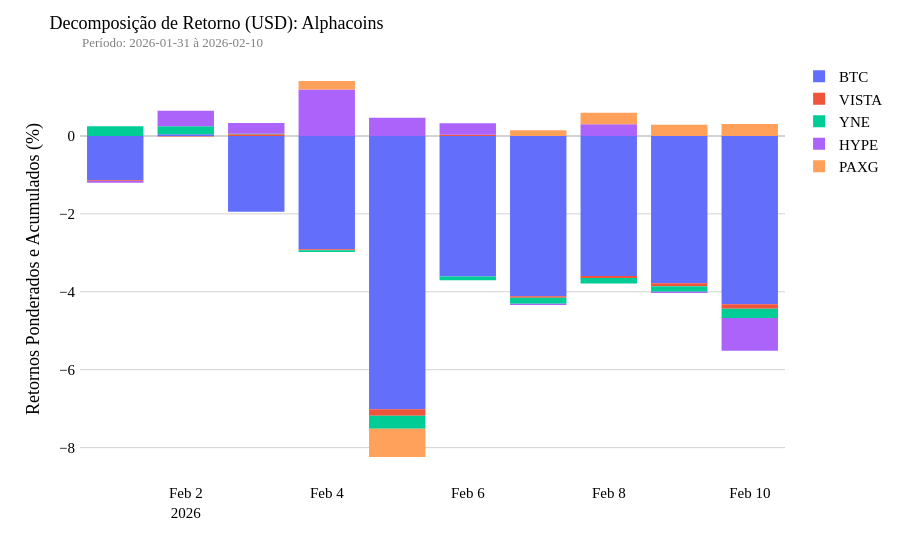

Notebook cell for this chart:
### Markdown cell above
## Low Caps

### Code cell
plot_decomposicao(inicio, fim, ac, segmentar=False, acumular=True)
plot_carteira_vs_ativos(inicio, fim, ac)
plot_ativos(inicio,fim,exc)
plot_dias_pos_neg(inicio, fim, ac, segmentar=False)

### Figure 1 — Plotly figure (JSON) as saved in the notebook; plotly's stock layout.template omitted (floating-point values rounded to 4 significant figures)
{"data": [{"hoverinfo": "y", "hoverlabel": {"bgcolor": "white", "font": {"family": "Georgia", "size": 12}}, "hovertemplate": "<b>BTC</b>: %{y:.4f}%<extra></extra>", "marker": {"line": {"width": 0}}, "name": "BTC", "showlegend": true, "type": "bar", "x": ["2026-02-01T00:00:00.000000", "2026-02-02T00:00:00.000000", "2026-02-03T00:00:00.000000", "2026-02-04T00:00:00.000000", "2026-02-05T00:00:00.000000", "2026-02-06T00:00:00.000000", "2026-02-07T00:00:00.000000", "2026-02-08T00:00:00.000000", "2026-02-09T00:00:00.000000", "2026-02-10T00:00:00.000000"], "y": [-1.136, 0.04006, -1.947, -2.906, -7.014, -3.609, -4.113, -3.596, -3.778, -4.321]}, {"hoverinfo": "y", "hoverlabel": {"bgcolor": "white", "font": {"family": "Georgia", "size": 12}}, "hovertemplate": "<b>VISTA</b>: %{y:.4f}%<extra></extra>", "marker": {"line": {"width": 0}}, "name": "VISTA", "showlegend": true, "type": "bar", "x": ["2026-02-01T00:00:00.000000", "2026-02-02T00:00:00.000000", "2026-02-03T00:00:00.000000", "2026-02-04T00:00:00.000000", "2026-02-05T00:00:00.000000", "2026-02-06T00:00:00.000000", "2026-02-07T00:00:00.000000", "2026-02-08T00:00:00.000000", "2026-02-09T00:00:00.000000", "2026-02-10T00:00:00.000000"], "y": [-0.01802, -0.01405, 0.04247, -0.02604, -0.1668, 0.03082, -0.04251, -0.05176, -0.08207, -0.1178]}, {"hoverinfo": "y", "hoverlabel": {"bgcolor": "white", "font": {"family": "Georgia", "size": 12}}, "hovertemplate": "<b>YNE</b>: %{y:.4f}%<extra></extra>", "marker": {"line": {"width": 0}}, "name": "YNE", "showlegend": true, "type": "bar", "x": ["2026-02-01T00:00:00.000000", "2026-02-02T00:00:00.000000", "2026-02-03T00:00:00.000000", "2026-02-04T00:00:00.000000", "2026-02-05T00:00:00.000000", "2026-02-06T00:00:00.000000", "2026-02-07T00:00:00.000000", "2026-02-08T00:00:00.000000", "2026-02-09T00:00:00.000000", "2026-02-10T00:00:00.000000"], "y": [0.2501, 0.2084, 0.01495, -0.04502, -0.3347, -0.09466, -0.1528, -0.14, -0.1406, -0.234]}, {"hoverinfo": "y", "hoverlabel": {"bgcolor": "white", "font": {"family": "Georgia", "size": 12}}, "hovertemplate": "<b>HYPE</b>: %{y:.4f}%<extra></extra>", "marker": {"line": {"width": 0}}, "name": "HYPE", "showlegend": true, "type": "bar", "x": ["2026-02-01T00:00:00.000000", "2026-02-02T00:00:00.000000", "2026-02-03T00:00:00.000000", "2026-02-04T00:00:00.000000", "2026-02-05T00:00:00.000000", "2026-02-06T00:00:00.000000", "2026-02-07T00:00:00.000000", "2026-02-08T00:00:00.000000", "2026-02-09T00:00:00.000000", "2026-02-10T00:00:00.000000"], "y": [-0.04445, 0.4006, 0.2744, 1.192, 0.4694, 0.2943, -0.03206, 0.2979, -0.02893, -0.8432]}, {"hoverinfo": "y", "hoverlabel": {"bgcolor": "white", "font": {"family": "Georgia", "size": 12}}, "hovertemplate": "<b>PAXG</b>: %{y:.4f}%<extra></extra>", "marker": {"line": {"width": 0}}, "name": "PAXG", "showlegend": true, "type": "bar", "x": ["2026-02-01T00:00:00.000000", "2026-02-02T00:00:00.000000", "2026-02-03T00:00:00.000000", "2026-02-04T00:00:00.000000", "2026-02-05T00:00:00.000000", "2026-02-06T00:00:00.000000", "2026-02-07T00:00:00.000000", "2026-02-08T00:00:00.000000", "2026-02-09T00:00:00.000000", "2026-02-10T00:00:00.000000"], "y": [0.0, 0.0, 0.0, 0.2205, -0.7285, -0.003142, 0.1477, 0.2959, 0.2859, 0.3087]}], "layout": {"annotations": [{"font": {"color": "gray", "family": "Georgia", "size": 13}, "showarrow": false, "text": "Período: 2026-01-31 à 2026-02-10", "x": 5e-07, "xref": "paper", "y": 1.065, "yref": "paper"}], "barmode": "relative", "font": {"color": "black", "family": "Georgia", "size": 15}, "margin": {"t": 60}, "plot_bgcolor": "white", "title": {"font": {"color": "black", "family": "Georgia", "size": 18}, "text": "Decomposição de Retorno (USD): Alphacoins", "x": 0.055, "y": 0.97}, "xaxis": {"linecolor": "white", "linewidth": 2, "showgrid": false, "showline": true, "title": {"text": ""}}, "yaxis": {"gridcolor": "lightgray", "linecolor": "white", "linewidth": 2, "showgrid": true, "showline": true, "title": {"text": "Retornos Ponderados e Acumulados (%)"}, "zerolinecolor": "lightgray"}}}
